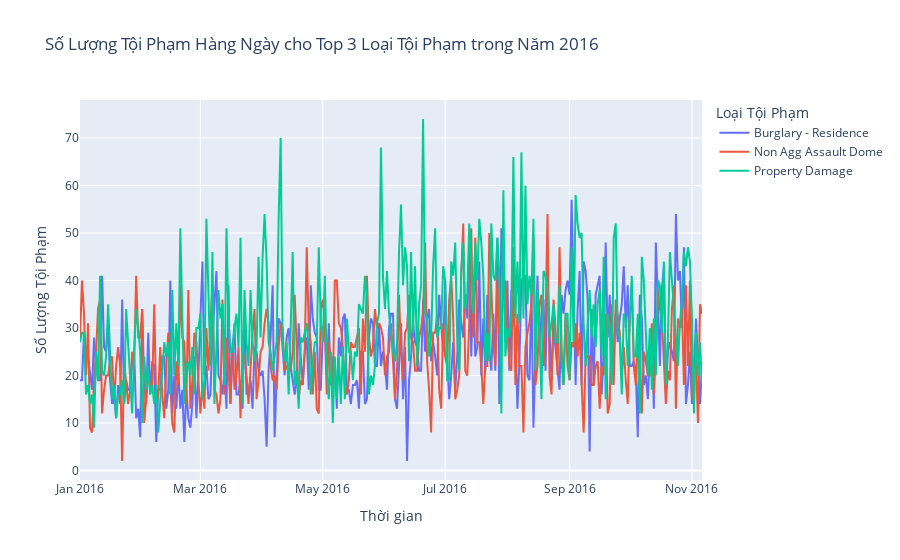

The code cell stored with this chart in its notebook:
### Markdown cell above
### Xử lí dữ liệu và vẽ biểu đồ

### Code cell
# Đảm bảo cột 'From_Date' có định dạng datetime
df['From_Date'] = pd.to_datetime(df['From_Date'])

# Lọc dữ liệu cho năm 2016 và các loại tội phạm trong top
df_2016_top_crimes = df[(df['From_Date'].dt.year == 2016) & (df['Description'].isin(top_crimes_data.index))]

grouped_data = df_2016_top_crimes.groupby(['From_Date', 'Description']).size().reset_index(name='Total_Crimes')

# Tạo biểu đồ
fig = px.line(grouped_data, x='From_Date', y='Total_Crimes', color='Description', 
              title=f'Số Lượng Tội Phạm Hàng Ngày cho Top {3} Loại Tội Phạm trong Năm 2016',
              labels={'Total_Crimes': 'Số Lượng Tội Phạm', 'From_Date': 'Thời gian', 'Description': 'Loại Tội Phạm'})
fig.show()

### Figure 1 — Plotly figure (JSON) as saved in the notebook; plotly's stock layout.template omitted (floating-point values rounded to 4 significant figures; data arrays with more than 128 entries replaced by an {"elided": "..."} marker saying what was removed)
{"data": [{"hovertemplate": "Loại Tội Phạm=Burglary - Residence<br>Thời gian=%{x}<br>Số Lượng Tội Phạm=%{y}<extra></extra>", "legendgroup": "Burglary - Residence", "line": {"color": "#636efa", "dash": "solid"}, "marker": {"symbol": "circle"}, "mode": "lines", "name": "Burglary - Residence", "orientation": "v", "showlegend": true, "type": "scatter", "x": {"elided": "311 str values"}, "xaxis": "x", "y": {"elided": "311 int values"}, "yaxis": "y"}, {"hovertemplate": "Loại Tội Phạm=Non Agg Assault Dome<br>Thời gian=%{x}<br>Số Lượng Tội Phạm=%{y}<extra></extra>", "legendgroup": "Non Agg Assault Dome", "line": {"color": "#EF553B", "dash": "solid"}, "marker": {"symbol": "circle"}, "mode": "lines", "name": "Non Agg Assault Dome", "orientation": "v", "showlegend": true, "type": "scatter", "x": {"elided": "311 str values"}, "xaxis": "x", "y": {"elided": "311 int values"}, "yaxis": "y"}, {"hovertemplate": "Loại Tội Phạm=Property Damage<br>Thời gian=%{x}<br>Số Lượng Tội Phạm=%{y}<extra></extra>", "legendgroup": "Property Damage", "line": {"color": "#00cc96", "dash": "solid"}, "marker": {"symbol": "circle"}, "mode": "lines", "name": "Property Damage", "orientation": "v", "showlegend": true, "type": "scatter", "x": {"elided": "311 str values"}, "xaxis": "x", "y": {"elided": "311 int values"}, "yaxis": "y"}], "layout": {"legend": {"title": {"text": "Loại Tội Phạm"}, "tracegroupgap": 0}, "title": {"text": "Số Lượng Tội Phạm Hàng Ngày cho Top 3 Loại Tội Phạm trong Năm 2016"}, "xaxis": {"anchor": "y", "domain": [0, 1], "title": {"text": "Thời gian"}}, "yaxis": {"anchor": "x", "domain": [0, 1], "title": {"text": "Số Lượng Tội Phạm"}}}}
